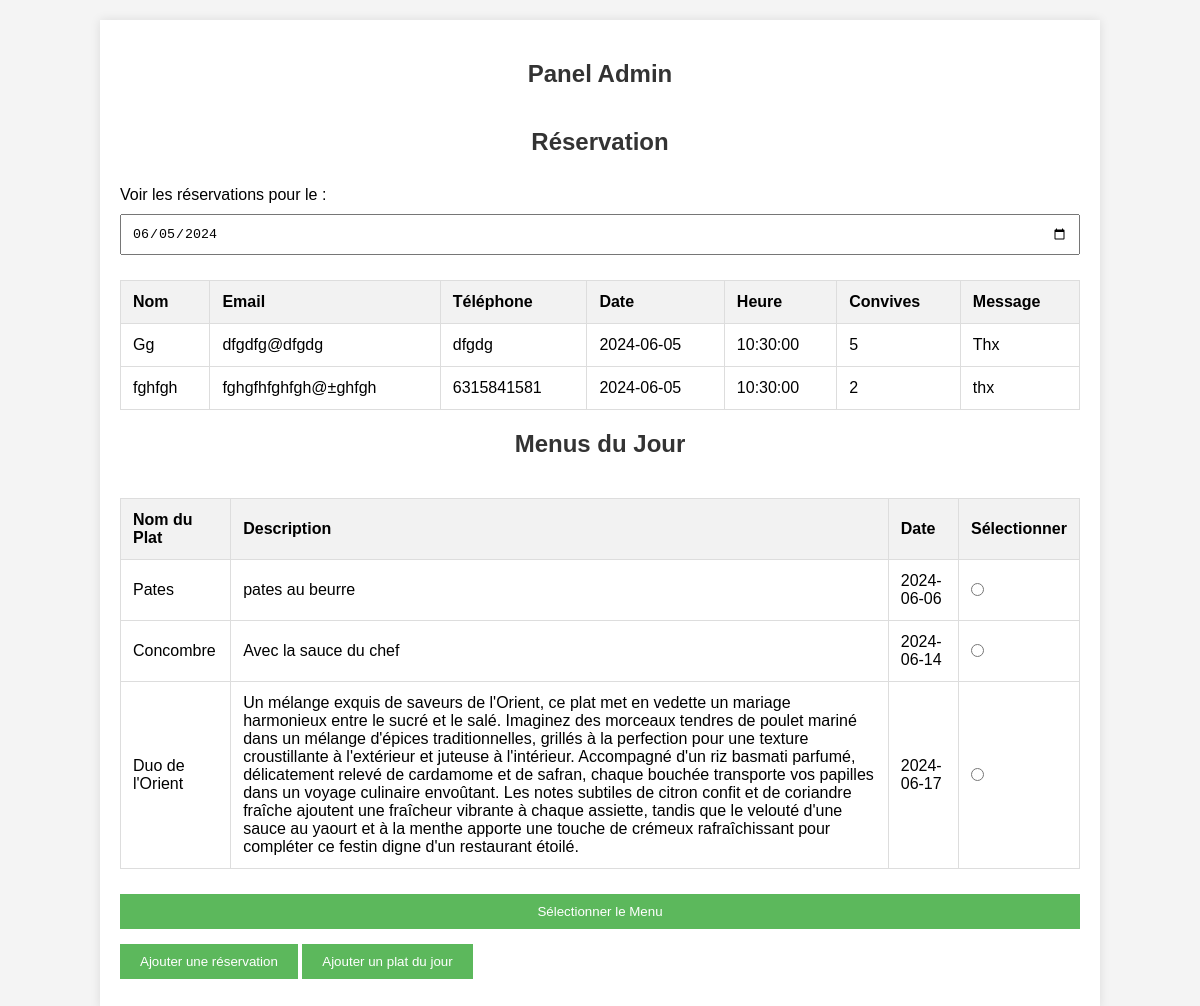
The app's page /admin/index.php?date=2024-06-05 (signed in) with its own data.
### tables this page shows
CREATE TABLE `reservations` (
  `id` int NOT NULL AUTO_INCREMENT,
  `name` varchar(100) NOT NULL,
  `email` varchar(100) NOT NULL,
  `phone` varchar(20) NOT NULL,
  `date` date NOT NULL,
  `time` time NOT NULL,
  `guests` int NOT NULL,
  `message` text,
  PRIMARY KEY (`id`)
);

CREATE TABLE `daily_menu` (
  `id_menu` int NOT NULL AUTO_INCREMENT,
  `dish_name` varchar(250) NOT NULL,
  `description` varchar(1000) NOT NULL,
  `date` date NOT NULL,
  `selected` tinyint(1) NOT NULL DEFAULT '0',
  PRIMARY KEY (`id_menu`)
);

### admin/index.php (the view, shortened to what this page needs)
<!DOCTYPE html>
<html lang="fr">
<head>
    <link rel="stylesheet" href="/Site-Restaurant/assets/css/Astyles.css">
</head>
<body>
    <div class="container">
        <h2>Panel Admin</h2>
        <div class="date-selector">
            <form id="date-form" method="get" action="">
            <h2>Réservation</h2>
                <label for="reservation-date">Voir les réservations pour le :</label>
                <input type="date" id="reservation-date" name="date" value="<?php echo isset($_GET['date']) ? $_GET['date'] : date('Y-m-d'); ?>">
            </form>
        </div>
        <?php
        include '../includes/db.php';
        $date = isset($_GET['date']) ? $_GET['date'] : date('Y-m-d');
        $stmt = $conn->prepare("SELECT * FROM reservations WHERE date = ? ORDER BY date");
        $stmt->bind_param('s', $date);
        $stmt->execute();
        $result = $stmt->get_result();
        if ($result->num_rows > 0) {
            echo "<table>
                    <tr>
                        <th>Nom</th>
                        <th>Email</th>
                        <th>Téléphone</th>
                        <th>Date</th>
                        <th>Heure</th>
                        <th>Convives</th>
                        <th>Message</th>
                    </tr>";
            while($row = $result->fetch_assoc()) {
                echo "<tr>
                        <td>{$row['name']}</td>
                        <td>{$row['email']}</td>
                        <td>{$row['phone']}</td>
                        <td>{$row['date']}</td>
                        <td>{$row['time']}</td>
                        <td>{$row['guests']}</td>
                        <td>{$row['message']}</td>
                      </tr>";
            }
            echo "</table>";
        } else {
            echo "Aucune réservation trouvée";
        }
        $stmt = $conn->prepare("SELECT * FROM daily_menu ORDER BY date");
        $stmt->execute();
        $menus = $stmt->get_result();
        if ($menus->num_rows > 0) {
            echo "<h2>Menus du Jour</h2>";
            echo "<form id='select-menu-form' method='post' action='select_menu.php'>";
            echo "<table>
                    <tr>
                        <th>Nom du Plat</th>
                        <th>Description</th>
                        <th>Date</th>
                        <th>Sélectionner</th>
                    </tr>";
            while($menu = $menus->fetch_assoc()) {
                echo "<tr>
                        <td>{$menu['dish_name']}</td>
                        <td>{$menu['description']}</td>
                        <td>{$menu['date']}</td>
                        <td><input type='radio' name='selected_menu' value='{$menu['id_menu']}'></td>
                      </tr>";
            }
            echo "</table>";
            echo "<button type='submit'>Sélectionner le Menu</button>";
            echo "</form>";
        } else {
            echo "Aucun menu du jour trouvé";
        }
        ?>
        <button id="add-reservation-btn">Ajouter une réservation</button>
        <button id="add-daily-menu-btn">Ajouter un plat du jour</button>
    </div>
</body>
</html>

### assets/css/Astyles.css (style rules this page uses)
body { font-family: Arial, sans-serif; background-color: #f4f4f4; margin: 0; padding: 0; }
.container { width: 80%; margin: 0 auto; background: #fff; padding: 20px; box-shadow: 0 0 10px rgba(0,0,0,0.1); margin-top: 20px; }
h2 { text-align: center; color: #333; }
table { width: 100%; border-collapse: collapse; margin: 20px 0; }
table, th, td { border: 1px solid #ddd; }
th, td { padding: 12px; text-align: left; }
th { background-color: #f2f2f2; }
button { display: inline-block; padding: 10px 20px; margin: 10px 0; border: none; background-color: #5cb85c; color: #fff; cursor: pointer; }
form { display: flex; flex-direction: column; }
form label { margin: 10px 0 5px; }
form input, form textarea, form button { padding: 10px; margin: 5px 0; }

### records on screen
reservations: name "Gg", email "dfgdfg@dfgdg", phone "dfgdg", date "2024-06-05", time "10:30:00", guests "5", message "Thx"
reservations: name "fghfgh", email "fghgfhfghfgh@±ghfgh", phone "6315841581", date "2024-06-05", time "10:30:00", guests "2", message "thx"
daily_menu: dish_name "Pates", description "pates au beurre", date "2024-06-06"
daily_menu: dish_name "Concombre", description "Avec la sauce du chef", date "2024-06-14"
daily_menu: dish_name "Duo de l'Orient", description "Un mélange exquis de saveurs de l'Orient, ce plat met en vedette un mariage harmonieux entre le sucré et le salé. Imaginez des morceaux tendres de poulet mariné dans un mélange d'épices traditionnelles, grillés à la perfection pour une texture croustillante à l'extérieur et juteuse à l'intérieur. Accompagné d'un riz basmati parfumé, délicatement relevé de cardamome et de safran, chaque bouchée transporte vos papilles dans un voyage culinaire envoûtant. Les notes subtiles de citron confit et de coriandre fraîche ajoutent une fraîcheur vibrante à chaque assiette, tandis que le velouté d'une sauce au yaourt et à la menthe apporte une touche de crémeux rafraîchissant pour compléter ce festin…", date "2024-06-17"
